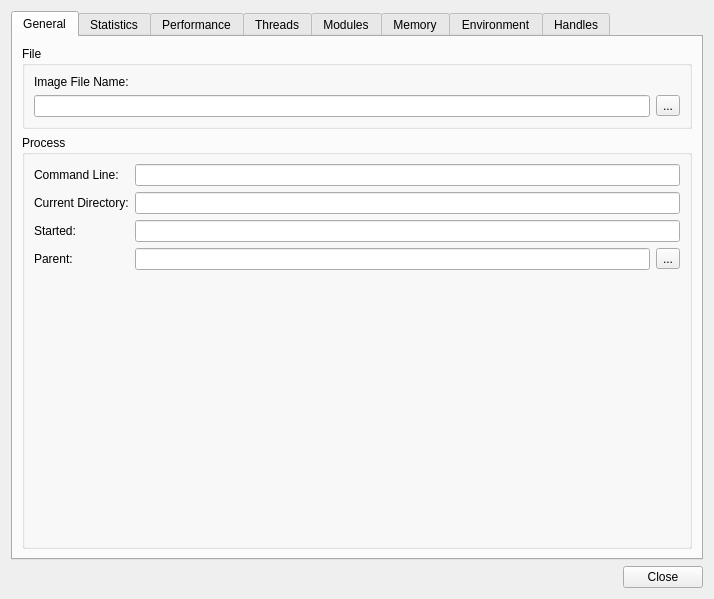
<?xml version="1.0" encoding="UTF-8"?>
<ui version="4.0">
 <author>Evan Teran</author>
 <class>DialogProcessProperties</class>
 <widget class="QDialog" name="DialogProcessProperties">
  <property name="geometry">
   <rect>
    <x>0</x>
    <y>0</y>
    <width>714</width>
    <height>599</height>
   </rect>
  </property>
  <property name="windowTitle">
   <string>Process Properties</string>
  </property>
  <layout class="QGridLayout" name="gridLayout_7">
   <item row="0" column="0">
    <widget class="QTabWidget" name="tabWidget">
     <property name="currentIndex">
      <number>0</number>
     </property>
     <widget class="QWidget" name="tab">
      <attribute name="title">
       <string>General</string>
      </attribute>
      <layout class="QVBoxLayout" name="verticalLayout_2">
       <item>
        <widget class="QGroupBox" name="groupBox">
         <property name="title">
          <string>File</string>
         </property>
         <layout class="QGridLayout" name="gridLayout_2">
          <item row="0" column="0">
           <widget class="QLabel" name="label_6">
            <property name="text">
             <string>Image File Name:</string>
            </property>
           </widget>
          </item>
          <item row="1" column="0">
           <widget class="QLineEdit" name="editImage">
            <property name="text">
             <string/>
            </property>
            <property name="readOnly">
             <bool>true</bool>
            </property>
           </widget>
          </item>
          <item row="1" column="1">
           <widget class="QToolButton" name="btnImage">
            <property name="text">
             <string>...</string>
            </property>
            <property name="icon">
             <iconset resource="../../src/debugger.qrc">
              <normaloff>:/debugger/images/edb22-action-open.png</normaloff>:/debugger/images/edb22-action-open.png</iconset>
            </property>
            <property name="arrowType">
             <enum>Qt::NoArrow</enum>
            </property>
           </widget>
          </item>
         </layout>
        </widget>
       </item>
       <item>
        <widget class="QGroupBox" name="groupBox_2">
         <property name="title">
          <string>Process</string>
         </property>
         <layout class="QGridLayout" name="gridLayout">
          <item row="0" column="0">
           <widget class="QLabel" name="label">
            <property name="text">
             <string>Command Line:</string>
            </property>
           </widget>
          </item>
          <item row="0" column="1" colspan="2">
           <widget class="QLineEdit" name="editCommand">
            <property name="readOnly">
             <bool>true</bool>
            </property>
           </widget>
          </item>
          <item row="1" column="0">
           <widget class="QLabel" name="label_2">
            <property name="text">
             <string>Current Directory:</string>
            </property>
           </widget>
          </item>
          <item row="1" column="1" colspan="2">
           <widget class="QLineEdit" name="editCurrentDirectory">
            <property name="readOnly">
             <bool>true</bool>
            </property>
           </widget>
          </item>
          <item row="2" column="0">
           <widget class="QLabel" name="label_3">
            <property name="text">
             <string>Started:</string>
            </property>
           </widget>
          </item>
          <item row="2" column="1" colspan="2">
           <widget class="QLineEdit" name="editStarted">
            <property name="readOnly">
             <bool>true</bool>
            </property>
           </widget>
          </item>
          <item row="3" column="0">
           <widget class="QLabel" name="label_5">
            <property name="text">
             <string>Parent:</string>
            </property>
           </widget>
          </item>
          <item row="3" column="1">
           <widget class="QLineEdit" name="editParent">
            <property name="readOnly">
             <bool>true</bool>
            </property>
           </widget>
          </item>
          <item row="4" column="1">
           <spacer name="verticalSpacer">
            <property name="orientation">
             <enum>Qt::Vertical</enum>
            </property>
            <property name="sizeHint" stdset="0">
             <size>
              <width>20</width>
              <height>236</height>
             </size>
            </property>
           </spacer>
          </item>
          <item row="3" column="2">
           <widget class="QToolButton" name="btnParent">
            <property name="text">
             <string>...</string>
            </property>
            <property name="icon">
             <iconset resource="../../src/debugger.qrc">
              <normaloff>:/debugger/images/edb22-action-open.png</normaloff>:/debugger/images/edb22-action-open.png</iconset>
            </property>
           </widget>
          </item>
         </layout>
        </widget>
       </item>
      </layout>
     </widget>
     <widget class="QWidget" name="tab_2">
      <attribute name="title">
       <string>Statistics</string>
      </attribute>
     </widget>
     <widget class="QWidget" name="tab_3">
      <attribute name="title">
       <string>Performance</string>
      </attribute>
     </widget>
     <widget class="QWidget" name="tab_4">
      <attribute name="title">
       <string>Threads</string>
      </attribute>
     </widget>
     <widget class="QWidget" name="tab_6">
      <attribute name="title">
       <string>Modules</string>
      </attribute>
      <layout class="QGridLayout" name="gridLayout_3">
       <item row="0" column="0">
        <spacer name="horizontalSpacer_2">
         <property name="orientation">
          <enum>Qt::Horizontal</enum>
         </property>
         <property name="sizeHint" stdset="0">
          <size>
           <width>610</width>
           <height>20</height>
          </size>
         </property>
        </spacer>
       </item>
       <item row="0" column="1">
        <widget class="QPushButton" name="btnRefreshModules">
         <property name="text">
          <string>Refresh</string>
         </property>
        </widget>
       </item>
       <item row="1" column="0" colspan="2">
        <widget class="QTableWidget" name="tableModules">
         <property name="editTriggers">
          <set>QAbstractItemView::NoEditTriggers</set>
         </property>
         <property name="alternatingRowColors">
          <bool>true</bool>
         </property>
         <property name="selectionMode">
          <enum>QAbstractItemView::SingleSelection</enum>
         </property>
         <property name="selectionBehavior">
          <enum>QAbstractItemView::SelectRows</enum>
         </property>
         <property name="sortingEnabled">
          <bool>true</bool>
         </property>
         <attribute name="horizontalHeaderStretchLastSection">
          <bool>true</bool>
         </attribute>
         <attribute name="verticalHeaderVisible">
          <bool>false</bool>
         </attribute>
         <column>
          <property name="text">
           <string>Base Address</string>
          </property>
         </column>
         <column>
          <property name="text">
           <string>Name</string>
          </property>
         </column>
        </widget>
       </item>
      </layout>
     </widget>
     <widget class="QWidget" name="tab_7">
      <attribute name="title">
       <string>Memory</string>
      </attribute>
      <layout class="QGridLayout" name="gridLayout_4">
       <item row="0" column="0">
        <widget class="QPushButton" name="btnStrings">
         <property name="text">
          <string>Strings</string>
         </property>
        </widget>
       </item>
       <item row="0" column="1">
        <spacer name="horizontalSpacer">
         <property name="orientation">
          <enum>Qt::Horizontal</enum>
         </property>
         <property name="sizeHint" stdset="0">
          <size>
           <width>467</width>
           <height>20</height>
          </size>
         </property>
        </spacer>
       </item>
       <item row="0" column="2">
        <widget class="QPushButton" name="btnRefreshMemory">
         <property name="text">
          <string>Refresh</string>
         </property>
        </widget>
       </item>
       <item row="1" column="0" colspan="3">
        <widget class="QTableWidget" name="tableMemory">
         <property name="editTriggers">
          <set>QAbstractItemView::NoEditTriggers</set>
         </property>
         <property name="alternatingRowColors">
          <bool>true</bool>
         </property>
         <property name="selectionMode">
          <enum>QAbstractItemView::SingleSelection</enum>
         </property>
         <property name="selectionBehavior">
          <enum>QAbstractItemView::SelectRows</enum>
         </property>
         <property name="sortingEnabled">
          <bool>true</bool>
         </property>
         <attribute name="horizontalHeaderStretchLastSection">
          <bool>true</bool>
         </attribute>
         <attribute name="verticalHeaderVisible">
          <bool>false</bool>
         </attribute>
         <column>
          <property name="text">
           <string>Address</string>
          </property>
         </column>
         <column>
          <property name="text">
           <string>Size</string>
          </property>
         </column>
         <column>
          <property name="text">
           <string>Protection</string>
          </property>
         </column>
         <column>
          <property name="text">
           <string>Name</string>
          </property>
         </column>
        </widget>
       </item>
      </layout>
     </widget>
     <widget class="QWidget" name="tab_8">
      <attribute name="title">
       <string>Environment</string>
      </attribute>
      <layout class="QVBoxLayout" name="verticalLayout">
       <item>
        <layout class="QHBoxLayout" name="horizontalLayout_2">
         <item>
          <spacer name="horizontalSpacer_3">
           <property name="orientation">
            <enum>Qt::Horizontal</enum>
           </property>
           <property name="sizeHint" stdset="0">
            <size>
             <width>610</width>
             <height>20</height>
            </size>
           </property>
          </spacer>
         </item>
         <item>
          <widget class="QPushButton" name="btnRefreshEnvironment">
           <property name="text">
            <string>Refresh</string>
           </property>
          </widget>
         </item>
        </layout>
       </item>
       <item>
        <layout class="QHBoxLayout" name="horizontalLayout">
         <item>
          <widget class="QLabel" name="label_4">
           <property name="text">
            <string>Filter</string>
           </property>
          </widget>
         </item>
         <item>
          <widget class="QLineEdit" name="txtSearchEnvironment"/>
         </item>
        </layout>
       </item>
       <item>
        <widget class="QTableWidget" name="tableEnvironment">
         <property name="editTriggers">
          <set>QAbstractItemView::NoEditTriggers</set>
         </property>
         <property name="alternatingRowColors">
          <bool>true</bool>
         </property>
         <property name="selectionMode">
          <enum>QAbstractItemView::SingleSelection</enum>
         </property>
         <property name="selectionBehavior">
          <enum>QAbstractItemView::SelectRows</enum>
         </property>
         <property name="sortingEnabled">
          <bool>true</bool>
         </property>
         <attribute name="horizontalHeaderStretchLastSection">
          <bool>true</bool>
         </attribute>
         <attribute name="verticalHeaderVisible">
          <bool>false</bool>
         </attribute>
         <column>
          <property name="text">
           <string>Name</string>
          </property>
         </column>
         <column>
          <property name="text">
           <string>Value</string>
          </property>
         </column>
        </widget>
       </item>
      </layout>
     </widget>
     <widget class="QWidget" name="tab_9">
      <attribute name="title">
       <string>Handles</string>
      </attribute>
      <layout class="QVBoxLayout" name="verticalLayout_3">
       <item>
        <layout class="QHBoxLayout" name="horizontalLayout_3">
         <item>
          <spacer name="horizontalSpacer_4">
           <property name="orientation">
            <enum>Qt::Horizontal</enum>
           </property>
           <property name="sizeHint" stdset="0">
            <size>
             <width>40</width>
             <height>20</height>
            </size>
           </property>
          </spacer>
         </item>
         <item>
          <widget class="QPushButton" name="btnRefreshHandles">
           <property name="text">
            <string>Refresh</string>
           </property>
          </widget>
         </item>
        </layout>
       </item>
       <item>
        <widget class="QTableWidget" name="tableHandles">
         <property name="editTriggers">
          <set>QAbstractItemView::NoEditTriggers</set>
         </property>
         <property name="alternatingRowColors">
          <bool>true</bool>
         </property>
         <property name="selectionMode">
          <enum>QAbstractItemView::SingleSelection</enum>
         </property>
         <property name="selectionBehavior">
          <enum>QAbstractItemView::SelectRows</enum>
         </property>
         <property name="sortingEnabled">
          <bool>true</bool>
         </property>
         <attribute name="horizontalHeaderStretchLastSection">
          <bool>true</bool>
         </attribute>
         <attribute name="verticalHeaderVisible">
          <bool>false</bool>
         </attribute>
         <column>
          <property name="text">
           <string>Type</string>
          </property>
         </column>
         <column>
          <property name="text">
           <string>Handle</string>
          </property>
         </column>
         <column>
          <property name="text">
           <string>Name</string>
          </property>
         </column>
        </widget>
       </item>
      </layout>
     </widget>
    </widget>
   </item>
   <item row="1" column="0">
    <widget class="QDialogButtonBox" name="buttonBox">
     <property name="standardButtons">
      <set>QDialogButtonBox::Close</set>
     </property>
    </widget>
   </item>
  </layout>
 </widget>
 <resources>
  <include location="../../src/debugger.qrc"/>
 </resources>
 <connections>
  <connection>
   <sender>buttonBox</sender>
   <signal>clicked(QAbstractButton*)</signal>
   <receiver>DialogProcessProperties</receiver>
   <slot>accept()</slot>
   <hints>
    <hint type="sourcelabel">
     <x>690</x>
     <y>573</y>
    </hint>
    <hint type="destinationlabel">
     <x>748</x>
     <y>412</y>
    </hint>
   </hints>
  </connection>
 </connections>
</ui>
